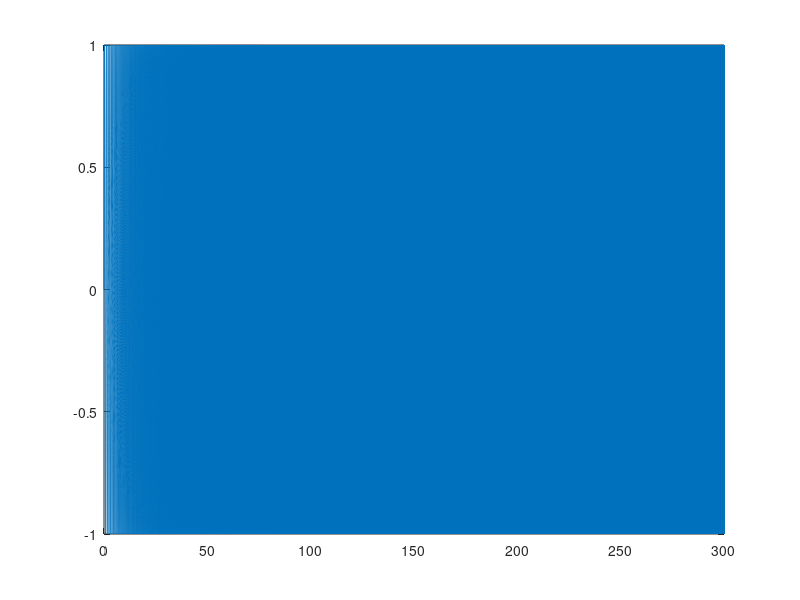

The MATLAB script that drew this image: (Note: this script raises an error after producing the figure.)

%% Constant
rad2deg = 180/pi;
deg2rad = 1/rad2deg;
hz2rps = 2*pi;
rps2hz = 1/hz2rps;

% pathSave = 'Skoll_SMI_31July2015';
% fileSave = fullfile(pathSave, 'test.mat');
fileSave = '../Data/run_Runx5.mat';
pointDefList = {NaN, 0, 10, 20}; % Predefined GVT nodes for Force, Accel1, and Accel2

% DAQ Setup - This is for the cDAQ Chasis with 9269 and 9229
chanOutNameList = {'DriveOut'};
chanOutNumList = [0];
chanInNameList = {'DriveIn', 'Force', 'Accel1', 'Accel2'};
chanInNumList = [0, 1, 2, 3];

% Define the Excitation
timeDuration_s = 300;
freqExcStart_Hz = 1;
freqExcEnd_Hz = 35;
phaseZero_deg = 0;
ampExcStart_V = 1;
ampExcEnd_V = 1;
ampExcOffset = 0;

% Create the Excitation
freqSample_Hz = 2000;
timeSample_s = 1/freqSample_Hz;
timeExc_s = [0 : timeSample_s : timeDuration_s]';

ampExc_V = ((ampExcEnd_V - ampExcStart_V) * (timeExc_s / timeDuration_s)) + ampExcStart_V;
% ampExc_V = ((ampExcStart_V - ampExcEnd_V)/2 * cos(pi * timeExc_s / timeDuration_s)) + (ampExcStart_V + ampExcEnd_V)/2;

freqExc_hz = ((freqExcEnd_Hz - freqExcStart_Hz) * (timeExc_s / (2 * timeDuration_s))) + freqExcStart_Hz;
signalExc = ampExcOffset + ampExc_V .* sin((freqExc_hz * hz2rps) .* timeExc_s + (phaseZero_deg * deg2rad));

figure; plot(timeExc_s, signalExc)

%%
devListObj = daq.getDevices;
daqSessionObj = daq.createSession('ni');
%daqSessionObj = daq.createSession('National Instruments');

daqSessionObj.Rate = freqSample_Hz;

% Setup the DAQ Channels
daqSessionObj.addAnalogOutputChannel(devListObj(1).ID, chanOutNumList, 'Voltage');
daqSessionObj.addAnalogInputChannel(devListObj(2).ID, chanInNumList, 'Voltage');


%% Create the output signal

% Put the data in the output queue
queueOutputData(daqSessionObj, signalExc);

% Create listeners
lstnOutHandle = addlistener(daqSessionObj, 'DataRequired', @(src, event) src.queueOutputData(signalExc));
lstnInHandle = addlistener(daqSessionObj, 'DataAvailable', @plotData);
% fid1 = fopen('log.bin', 'a');
% lstnInHandle = addlistener(daqSessionObj, 'DataAvailable', @(src, event)logData(src, event, fid1));


%% Run the DAQ
prepare(daqSessionObj); pause(1);
[signalIn, timeIn_s] = startForeground(daqSessionObj);
% startBackground(daqSessionObj);


%% Cleanup
% save a file
save(fileSave, 'timeIn_s', 'signalIn', 'chanInNameList', 'pointDefList', '-mat');

% for indxSig = 1:length(chanInNameList)
%     assignin('base', chanInNameList{indxSig}, signalIn(:,indxSig)); 
% end


% Cleanup
delete(lstnOutHandle);
delete(lstnInHandle);
release(daqSessionObj)


%%
figure; plot(timeIn_s, signalIn);


%%
if 0

    freqSampleIn_Hz = round(1/mean(diff(timeIn_s)));
    winType = 'cosi'; smoothFactor = 9;
    [xxP, ~, freq] = PsdEst([signalIn(:,1), signalIn(:,2)], freqSampleIn_Hz, winType, smoothFactor);
%     [freq, gain_dB, phase_deg, xyC, xyT, xxP, yyP, xyP] = TransFunc(signalIn(:,1), signalIn(:,2), [], freqSampleIn_Hz, winType, smoothFactor);

    PsdPlot(freq, xxP, 'Hz');
%     PsdPlot(freq, [xxP, yyP], 'Hz');
    xlim([1, 100]); legend({'input_V'; 'Force_V'}, 'Interpreter', 'none')
    
%     BodePlot(freq, gain_dB, phase_deg, xyC);
%     xlim([1, 100]); legend({'input'; 'output'}, 'Interpreter', 'none')
    
end
